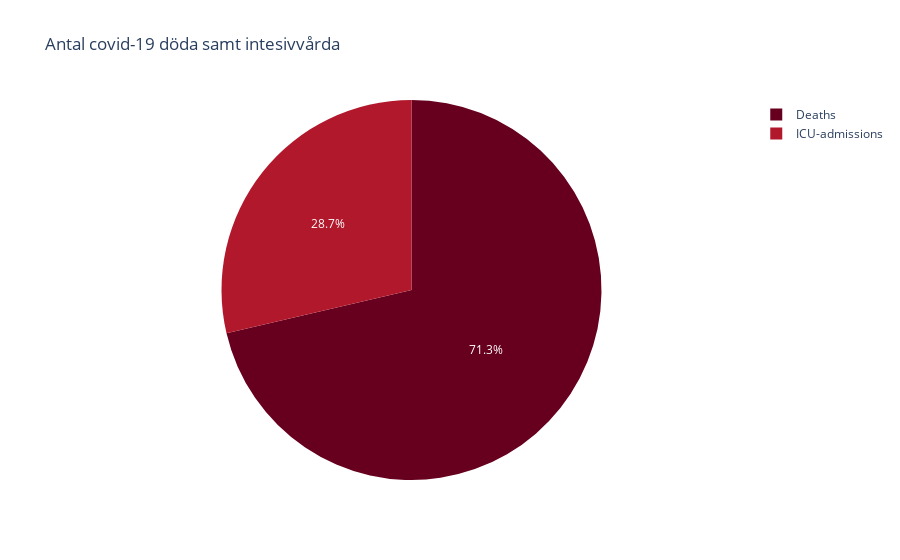

Notebook code for this chart:
### Code cell
import plotly.express as px
import numpy
import pandas as pd 

df = pd.read_csv("Gender_Data.csv")  

antal_döda = df["Total_Deaths"].sum()
antal_intens = df["Total_ICU_Admissions"].sum()

labels = "Deaths", "ICU-admissions"
sizes = [antal_döda, antal_intens]
colors = ["lightcoral", "yellowgreen"]

fig = px.pie(values=sizes, names=labels, color_discrete_sequence=px.colors.sequential.RdBu, title="Antal covid-19 döda samt intesivvårda")
fig.show()

### Figure 1 — Plotly figure (JSON) as saved in the notebook; plotly's stock layout.template omitted (floating-point values rounded to 4 significant figures)
{"data": [{"domain": {"x": [0, 1], "y": [0, 1]}, "hovertemplate": "label=%{label}<br>value=%{value}<extra></extra>", "labels": ["Deaths", "ICU-admissions"], "legendgroup": "", "name": "", "showlegend": true, "type": "pie", "values": [12428, 4993]}], "layout": {"legend": {"tracegroupgap": 0}, "piecolorway": ["rgb(103,0,31)", "rgb(178,24,43)", "rgb(214,96,77)", "rgb(244,165,130)", "rgb(253,219,199)", "rgb(247,247,247)", "rgb(209,229,240)", "rgb(146,197,222)", "rgb(67,147,195)", "rgb(33,102,172)", "rgb(5,48,97)"], "title": {"text": "Antal covid-19 döda samt intesivvårda"}}}
